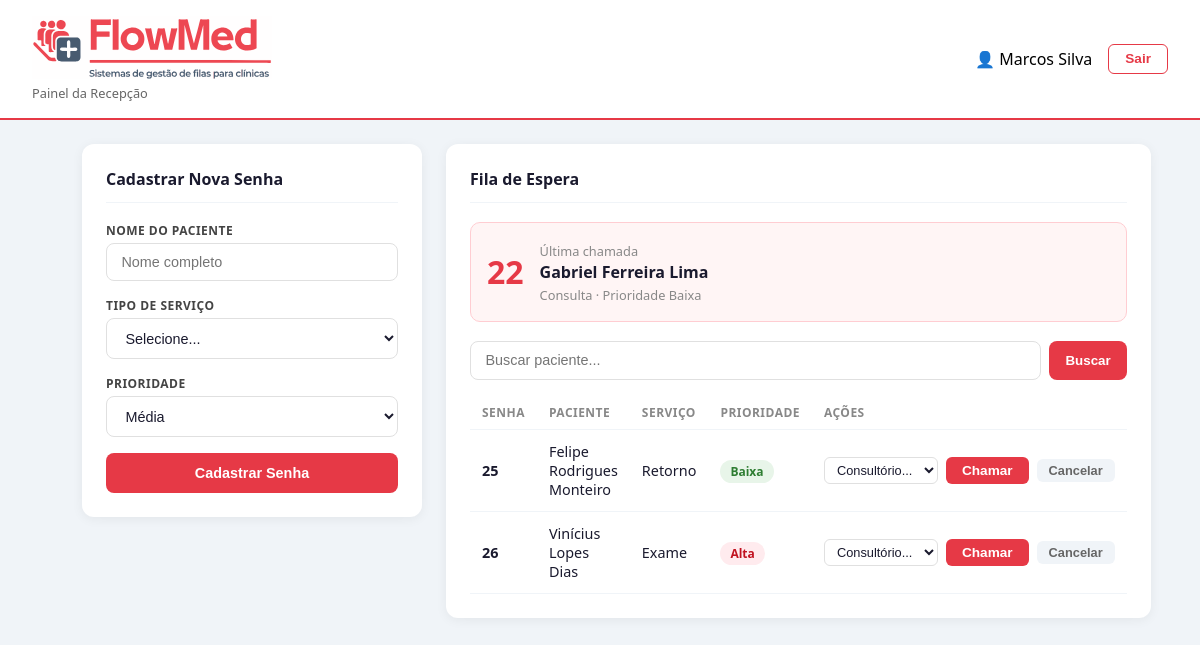
/recepcao/ (signed in), run on an earlier commit of the app's database.
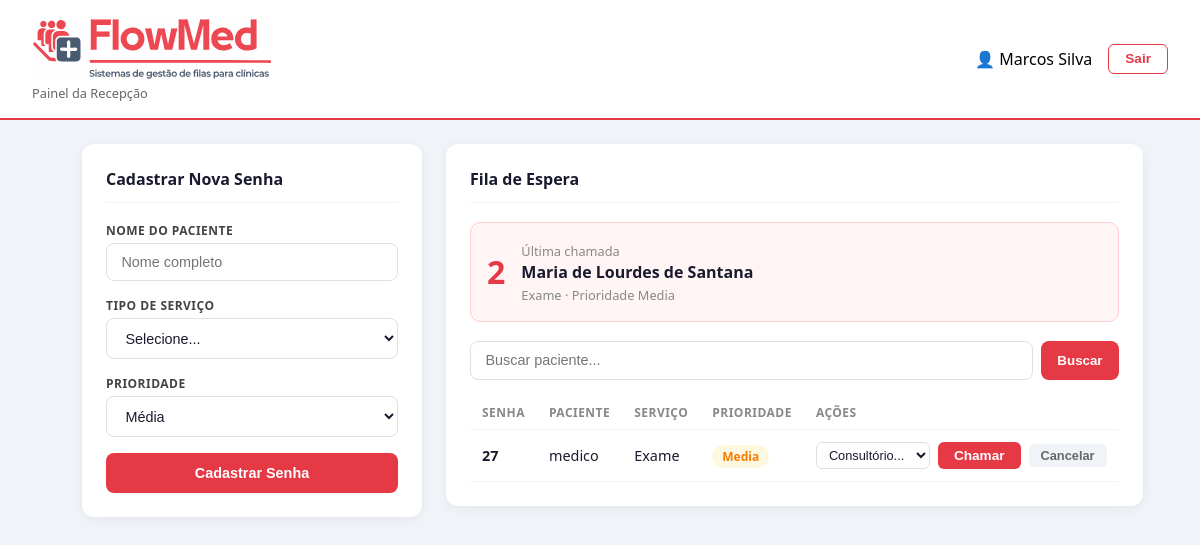
And on a later commit of the database.
### atendimento_app/models.py (models this page shows, shortened)
class Senha(models.Model):
    TIPO_SERVICO_CHOICES = [
        ('consulta', 'Consulta'),
        ('exame', 'Exame'),
        ('retorno', 'Retorno'),
    ]
    PRIORIDADE_CHOICES=[
        ('minima', 'Minima'),
        ('baixa', 'Baixa'),
        ('media', 'Media'),
        ('alta', 'Alta'),
        ('maxima', 'Maxima')
    ]
    STATUS_CHOICES =[
        ('aguardando_recepcao', 'Aguardando Recepção'),
        ('aguardando_consultorio', 'Aguardando Consultório'),
        ('chamado', 'Chamado'),
        ('atendido', 'Atendido'),
        ('cancelado', 'Cancelado'),
    ]
    nome_paciente = models.CharField(max_length=100, unique=False)
    consultorio = models.ForeignKey(Consultorio, on_delete=models.SET_NULL, null=True, blank=True)
    numero = models.PositiveBigIntegerField(unique=True, editable=False)
    tipo_servico = models.CharField(max_length=20, choices=TIPO_SERVICO_CHOICES)
    prioridade = models.CharField(max_length=20, choices=PRIORIDADE_CHOICES, default='media')
    status = models.CharField(max_length=30, choices=STATUS_CHOICES, default='aguardando_recepcao')
    criado_em = models.DateTimeField(auto_now_add=True)
    chamado_recepcao = models.DateTimeField(null=True,blank=True)
    chamado_consultorio = models.DateTimeField(null=True,blank=True)
    finalizado_em= models.DateTimeField(null=True, blank=True)
    class Meta:
        verbose_name = 'Senha'
        verbose_name_plural = 'Senhas'
        ordering = ['-prioridade', 'criado_em']

### atendimento_app/views.py (the view)
# urls.py: path('recepcao/', views.painel_recepcao, name='painel_recepcao'),
@login_required
def painel_recepcao(request):
    try:
        if request.user.perfil.tipo != 'recepcionista':
            return redirect('atendimento_app:painel_consultorio')
    except Perfil.DoesNotExist:
        return redirect('/admin/')
    busca_paciente = request.GET.get('g', '').strip()
    senhas_aguardando = Senha.objects.filter(status='aguardando_recepcao')
    if busca_paciente:
        senhas_aguardando = senhas_aguardando.filter(
            nome_paciente__icontains=busca_paciente
        )
    ultima_chamada = Senha.objects.filter(
        status='aguardando_consultorio'
    ).order_by('-chamado_recepcao').first()
    contexto = {
        'senhas_aguardando': senhas_aguardando,
        'busca_paciente': busca_paciente,
        'ultima_chamada': ultima_chamada,
        'consultorios': Consultorio.objects.filter(ativo=True),
    }
    return render(request, 'painel_recepcao.html', contexto)

### atendimento_app/templates/painel_recepcao.html (shortened to what this page needs)
{% load static %}
<!DOCTYPE html>
<html lang="pt-br">
<head>
  <link rel="stylesheet" href="{% static 'css/painel_recepcao.css' %}">
</head>
<body>
<header>
  <div class="header-left">
    <div>
      <img src="{% static 'images/FlowMedRed.svg' %}" alt="FlowMed" width=240" >
      <small>Painel da Recepção</small>
    </div>
  </div>
  <div class="header-right">
    <span class="usuario-badge">👤 {{ request.user.get_full_name|default:request.user.username }}</span>
    <form method="POST" action="{% url 'atendimento_app:logout' %}">
      <button type="submit" class="btn-logout">Sair</button>
    </form>
  </div>
</header>
<div class="container">
  <div class="grid">
    <div>
      <div class="card">
        <h2>Cadastrar Nova Senha</h2>
        <form method="POST" action="{% url 'atendimento_app:cadastrar_senha' %}">
          <label>Nome do Paciente</label>
          <input type="text" name="nome_paciente" placeholder="Nome completo" required>
          <label>Tipo de Serviço</label>
          <select name="tipo_servico" required>
            <option value="">Selecione...</option>
          </select>
          <label>Prioridade</label>
          <select name="prioridade">
            <option value="media" selected>Média</option>
          </select>
          <button type="submit" class="btn btn-primary">Cadastrar Senha</button>
        </form>
      </div>
    </div>
    <div>
      <div class="card">
        <h2>Fila de Espera</h2>
        {% if ultima_chamada %}
        <div class="ultima-chamada">
          <div class="numero">{{ ultima_chamada.numero }}</div>
          <div class="info">
            <small>Última chamada</small>
            <strong>{{ ultima_chamada.nome_paciente }}</strong>
            <small>{{ ultima_chamada.get_tipo_servico_display }} · Prioridade {{ ultima_chamada.get_prioridade_display }}</small>
          </div>
        </div>
        {% endif %}
        <form method="GET" action="{% url 'atendimento_app:painel_recepcao' %}">
          <div class="search-bar">
            <input type="text" name="g" value="{{ busca_paciente }}" placeholder="Buscar paciente...">
            <button type="submit">Buscar</button>
          </div>
        </form>
        <table>
          <thead>
            <tr>
              <th>Senha</th>
              <th>Paciente</th>
              <th>Serviço</th>
              <th>Prioridade</th>
              <th>Ações</th>
            </tr>
          </thead>
          <tbody>
            {% for senha in senhas_aguardando %}
            <tr>
              <td><strong>{{ senha.numero }}</strong></td>
              <td>{{ senha.nome_paciente }}</td>
              <td>{{ senha.get_tipo_servico_display }}</td>
              <td>
                <span class="badge badge-{{ senha.prioridade }}">
                  {{ senha.get_prioridade_display }}
                </span>
              </td>
              <td>
                <div class="acoes">
                  <form method="POST" action="{% url 'atendimento_app:chamar_recepcao' senha.id %}">
                  <select name="consultorio_id" required>
                    <option value="">Consultório...</option>
                  </select>
                  <button type="submit" class="btn-sm btn-chamar">Chamar</button>
                </form>
                <form method="POST" action="{% url 'atendimento_app:cancelar_senha' senha.id %}">
            <button
                type="submit"
                class="btn-sm btn-cancelar">
                Cancelar
            </button>
        </form>
                </div>
              </td>
            </tr>
            {% empty %}
            <tr>
              <td colspan="5" class="empty">Nenhum paciente aguardando</td>
            </tr>
            {% endfor %}
          </tbody>
        </table>
      </div>
    </div>
  </div>
</div>
</body>
</html>

What changed in the data, as far as the page shows it:
no longer on this page (row edited): Senha: numero "22", nome_paciente "Gabriel Ferreira Lima", tipo_servico "Consulta", prioridade "Baixa"
no longer on this page (row edited): Senha: numero "25", nome_paciente "Felipe Rodrigues Monteiro", tipo_servico "Retorno", prioridade "Baixa"
no longer on this page (row edited): Senha: numero "26", nome_paciente "Vinícius Lopes Dias", tipo_servico "Exame", prioridade "Alta"
now on this page (row unchanged): Senha: numero "2", nome_paciente "Maria de Lourdes de Santana", tipo_servico "Exame", prioridade "Media"
added Senha: numero "27", nome_paciente "medico", tipo_servico "Exame", prioridade "Media"
